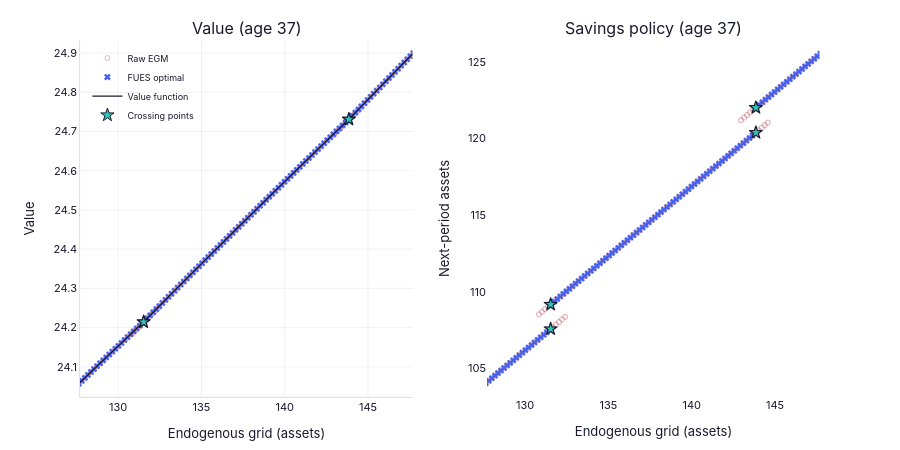

Notebook cell for this chart:
### Code cell
# ── Interactive EGM grid plot (auto-centered on crossings, auto y-range) ──
from examples.retirement.outputs import nb_plot_egm_interactive

fig = nb_plot_egm_interactive(nest, model, age=plot_age, pad=10)
fig.show()

### Figure 1 — Plotly figure (JSON) as saved in the notebook; plotly's stock layout.template omitted (floating-point values rounded to 4 significant figures; data arrays with more than 128 entries replaced by an {"elided": "..."} marker saying what was removed)
{"data": [{"marker": {"color": "#b23a48", "opacity": 0.35, "size": 5, "symbol": "circle-open"}, "mode": "markers", "name": "Raw EGM", "type": "scattergl", "x": {"elided": "3000 float values"}, "xaxis": "x", "y": {"elided": "3000 float values"}, "yaxis": "y"}, {"marker": {"color": "#4361ee", "size": 6, "symbol": "x"}, "mode": "markers", "name": "FUES optimal", "type": "scattergl", "x": {"elided": "2883 float values"}, "xaxis": "x", "y": {"elided": "2883 float values"}, "yaxis": "y"}, {"line": {"color": "#1a1a2e", "width": 1.3}, "mode": "lines", "name": "Value function", "type": "scattergl", "x": {"elided": "2883 float values"}, "xaxis": "x", "y": {"elided": "2883 float values"}, "yaxis": "y"}, {"marker": {"color": "#2ec4b6", "line": {"color": "#1a1a2e", "width": 1}, "size": 10, "symbol": "star"}, "mode": "markers", "name": "Crossing points", "type": "scattergl", "x": [76.63, 76.63, 86.79, 86.79, 97.21, 97.21, 108.2, 108.2, 119.6, 119.6, 131.5, 131.5, 143.9, 143.9, 156.8, 156.8, 170.0, 170.0, 183.7, 183.7, 198.0, 198.0, 212.7, 212.7], "xaxis": "x", "y": [22.05, 22.05, 22.44, 22.44, 22.84, 22.84, 23.27, 23.27, 23.73, 23.73, 24.21, 24.21, 24.73, 24.73, 25.28, 25.28, 25.86, 25.86, 26.47, 26.47, 27.12, 27.12, 27.8, 27.8], "yaxis": "y"}, {"marker": {"color": "#b23a48", "opacity": 0.35, "size": 5, "symbol": "circle-open"}, "mode": "markers", "showlegend": false, "type": "scattergl", "x": {"elided": "3000 float values"}, "xaxis": "x2", "y": {"elided": "3000 float values"}, "yaxis": "y2"}, {"marker": {"color": "#4361ee", "size": 6, "symbol": "x"}, "mode": "markers", "showlegend": false, "type": "scattergl", "x": {"elided": "2883 float values"}, "xaxis": "x2", "y": {"elided": "2883 float values"}, "yaxis": "y2"}, {"marker": {"color": "#2ec4b6", "line": {"color": "#1a1a2e", "width": 1}, "size": 10, "symbol": "star"}, "mode": "markers", "showlegend": false, "type": "scattergl", "x": [76.63, 76.63, 86.79, 86.79, 97.21, 97.21, 108.2, 108.2, 119.6, 119.6, 131.5, 131.5, 143.9, 143.9, 156.8, 156.8, 170.0, 170.0, 183.7, 183.7, 198.0, 198.0, 212.7, 212.7], "xaxis": "x2", "y": [50.18, 51.63, 60.85, 62.33, 71.8, 73.31, 83.29, 84.83, 95.21, 96.78, 107.6, 109.2, 120.4, 122.0, 133.7, 135.4, 147.4, 149.1, 161.6, 163.3, 176.2, 178.0, 191.4, 193.2], "yaxis": "y2"}], "layout": {"annotations": [{"font": {"size": 16}, "showarrow": false, "text": "Value (age 37)", "x": 0.225, "xanchor": "center", "xref": "paper", "y": 1, "yanchor": "bottom", "yref": "paper"}, {"font": {"size": 16}, "showarrow": false, "text": "Savings policy (age 37)", "x": 0.775, "xanchor": "center", "xref": "paper", "y": 1, "yanchor": "bottom", "yref": "paper"}], "dragmode": "zoom", "font": {"color": "#1a1a2e", "family": "Inter, Helvetica Neue, Arial, sans-serif", "size": 11}, "height": 450, "legend": {"bgcolor": "rgba(0,0,0,0)", "borderwidth": 0, "font": {"color": "#1a1a2e", "size": 9}, "x": 0.01, "y": 0.99}, "margin": {"b": 40, "t": 40}, "paper_bgcolor": "#ffffff", "plot_bgcolor": "#ffffff", "xaxis": {"anchor": "y", "domain": [0, 0.45], "gridcolor": "#e5e7eb", "gridwidth": 0.6, "linecolor": "#d1d5db", "linewidth": 0.8, "range": [127.7, 147.7], "tickfont": {"color": "#1a1a2e"}, "title": {"font": {"color": "#1a1a2e"}, "text": "Endogenous grid (assets)"}, "zerolinecolor": "#e5e7eb"}, "xaxis2": {"anchor": "y2", "domain": [0.55, 1], "range": [127.7, 147.7], "title": {"text": "Endogenous grid (assets)"}}, "yaxis": {"anchor": "x", "domain": [0, 1], "gridcolor": "#e5e7eb", "gridwidth": 0.6, "linecolor": "#d1d5db", "linewidth": 0.8, "range": [24.02, 24.93], "tickfont": {"color": "#1a1a2e"}, "title": {"font": {"color": "#1a1a2e"}, "text": "Value"}, "zerolinecolor": "#e5e7eb"}, "yaxis2": {"anchor": "x2", "domain": [0, 1], "range": [103.1, 126.4], "title": {"text": "Next-period assets"}}}}
